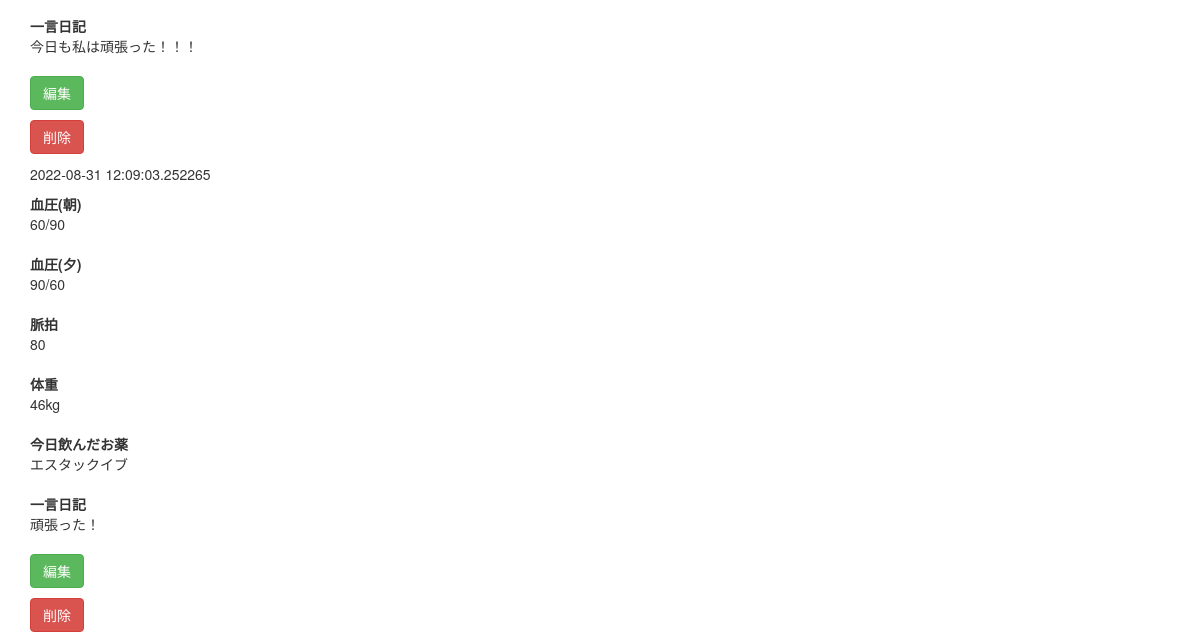
Page / (signed in, lower part) on the earlier database version.
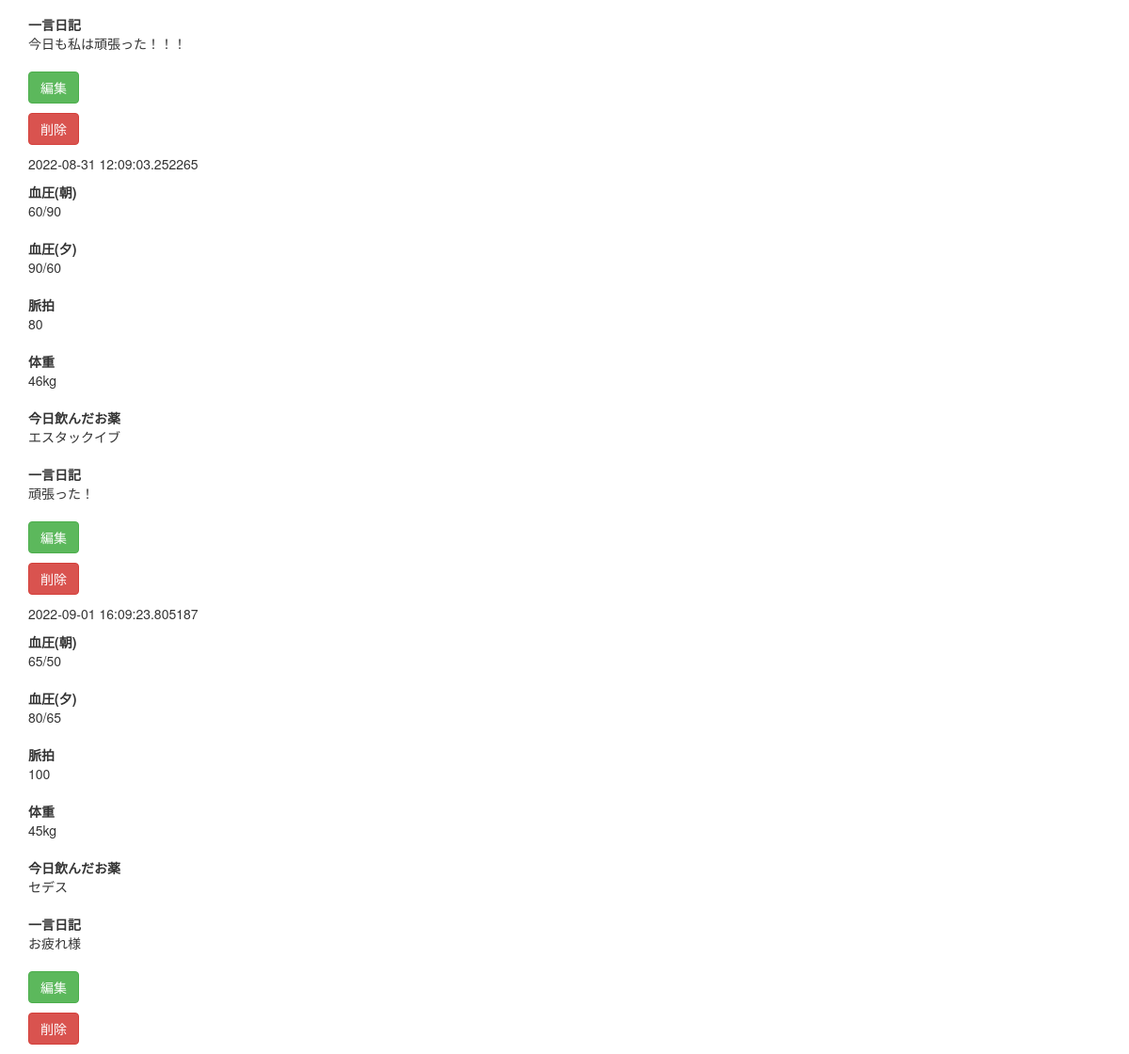
Same page on the later database version.
### app.py (models this page shows)
class Post(db.Model):
    id = db.Column(db.Integer, primary_key=True)
    low_morning = db.Column(db.Integer, nullable=True)
    upper_morning = db.Column(db.Integer, nullable=True)
    low_evening = db.Column(db.Integer, nullable=True)
    upper_evening = db.Column(db.Integer, nullable=True)
    pulse = db.Column(db.Integer, nullable=True)
    weight = db.Column(db.Integer, nullable=True)
    medicine = db.Column(db.String(100), nullable=True)
    diary = db.Column(db.String(300), nullable=True)
    created_at = db.Column(db.DateTime, nullable=False,
                           default=datetime.now(pytz.timezone('Asia/Tokyo')))

### app.py (the view)
@app.route('/')
@login_required
def index():
    if request.method == 'GET':
        posts = Post.query.all()
        return render_template('index.html', posts=posts)

### app.py (called while the page is built)
@login_maneger.user_loader
def load_user(user_id):
    return User.query.get(int(user_id))

### templates/index.html (shortened to what this page needs)
{% extends "bootstrap/base.html" %}
{% block content %}
<div class="container mt-4">
    {% for post in posts %}
  <div class="border px-4 py-2 mb-4">
      <article>
        <p>{{post.created_at}}</p>
      <div class="d-flex justify-content-between">
      <dl>
        <dt>血圧(朝)</dt>
        <dd>{{post.upper_morning}}/{{post.low_morning}}</dd>
      </dl>
      <dl>
        <dt>血圧(夕)</dt>
        <dd>{{post.upper_evening}}/{{post.low_evening}}</dd>
      </dl>
      <dl>
        <dt>脈拍</dt>
        <dd>{{post.pulse}}</dd>
      </dl>
      <dl>
        <dt>体重</dt>
        <dd>{{post.weight}}kg</dd>
      </dl>
      <dl>
        <dt>今日飲んだお薬</dt>
        <dd>{{post.medicine}}</dd>
      </dl>
      <dl>
        <dt>一言日記</dt>
        <dd>{{post.diary}}</dd>
      </dl>
    </div>
    </article>
  <div class="d-flex justify-content-end">
    <p class="me-4"><a href="/{{post.id}}/update" role="button" class="btn btn-success">編集</a></p>
    <p><a href="/{{post.id}}/delete" role="button" class="btn btn-danger">削除</a></p>
  </div>
</div>
    {% endfor %}
  {% endblock %}

Differences in the rows shown:
added Post: created_at "2022-09-01 16:09:23.805187", upper_morning "65", low_morning "50", upper_evening "80", low_evening "65", pulse "100", weight "45", medicine "セデス", diary "お疲れ様"
